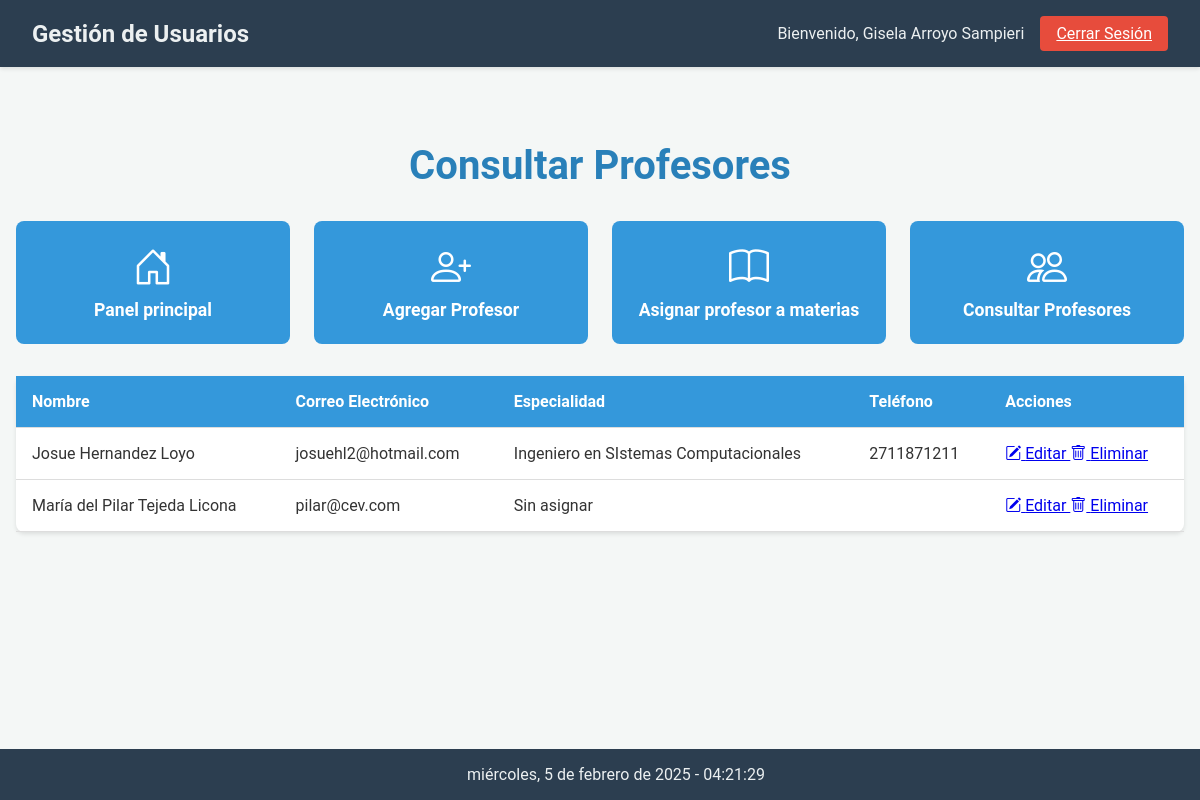
Screenshot of /Director/consultar_profesores.php (signed in) with the database file from the repository.
### tables this page shows
CREATE TABLE `profesores` (
  `profesor_id` int(11) NOT NULL,
  `usuario_id` int(11) NOT NULL,
  `especialidad` varchar(100) DEFAULT NULL,
  `telefono` varchar(15) DEFAULT NULL,
  `nivel_id` int(11) NOT NULL,
  `foto` varchar(255) DEFAULT NULL
);

CREATE TABLE `usuarios` (
  `usuario_id` int(11) NOT NULL,
  `nombre` varchar(100) NOT NULL,
  `correo` varchar(100) NOT NULL,
  `contrasena` varchar(255) NOT NULL,
  `rol_id` int(11) DEFAULT NULL,
  `fecha_creacion` timestamp NOT NULL DEFAULT current_timestamp()
);

### Director/consultar_profesores.php (the view, shortened to what this page needs)
<?php
$nombre_director = $_SESSION['nombre'];
require_once '../db.php';
try {
    $stmt = $pdo->prepare("SELECT p.profesor_id, u.nombre, u.correo, p.especialidad, p.telefono
                           FROM profesores p
                           JOIN usuarios u ON p.usuario_id = u.usuario_id");
    $stmt->execute();
    $profesores = $stmt->fetchAll(PDO::FETCH_ASSOC);
} catch (PDOException $e) {
    die("Error al obtener la lista de profesores: " . $e->getMessage());
}
?>
<!DOCTYPE html>
<html lang="es">
<head>
    <link rel="stylesheet" href="CSS/gestion_usuarios.css">
    <link href="https://cdn.jsdelivr.net/npm/bootstrap-icons/font/bootstrap-icons.css" rel="stylesheet">
</head>
<body>
    <header class="navbar">
        <div class="navbar-left">
            <span>Gestión de Usuarios</span>
        </div>
        <div class="navbar-right">
            <span>Bienvenido, <?php echo htmlspecialchars($nombre_director); ?></span>
            <a href="../logout.php" class="logout-button">Cerrar Sesión</a>
        </div>
    </header>
    <main class="main-container">
        <h1>Consultar Profesores</h1>
        <div class="button-container">
            <a href="dashboard_director.php" class="control-button">
                <i class="bi bi-house-door"></i>
                <span>Panel principal</span>
            </a>
            <a href="gestion_usuarios.php" class="control-button">
                <i class="bi bi-person-plus"></i>
                <span>Agregar Profesor</span>
            </a>
            <a href="asignar_profesor.php" class="control-button">
                <i class="bi bi-book"></i>
                <span>Asignar profesor a materias</span>
            </a>
            <a href="consultar_profesores.php" class="control-button">
                <i class="bi bi-people"></i>
                <span>Consultar Profesores</span>
            </a>
        </div>
        <table class="profesores-table">
            <thead>
                <tr>
                    <th>Nombre</th>
                    <th>Correo Electrónico</th>
                    <th>Especialidad</th>
                    <th>Teléfono</th>
                    <th>Acciones</th>
                </tr>
            </thead>
            <tbody>
                <?php if (count($profesores) > 0): ?>
                    <?php foreach ($profesores as $profesor): ?>
                        <tr>
                            <td><?php echo htmlspecialchars($profesor['nombre']); ?></td>
                            <td><?php echo htmlspecialchars($profesor['correo']); ?></td>
                            <td><?php echo htmlspecialchars($profesor['especialidad']); ?></td>
                            <td><?php echo htmlspecialchars($profesor['telefono']); ?></td>
                            <td>
                                <a href="editar_profesor.php?profesor_id=<?php echo $profesor['profesor_id']; ?>" class="btn-editar">
                                    <i class="bi bi-pencil-square"></i> Editar
                                </a>
                                <a href="eliminar_profesor.php?profesor_id=<?php echo $profesor['profesor_id']; ?>" class="btn-eliminar" onclick="return confirm('¿Estás seguro de que deseas eliminar este profesor?');">
                                    <i class="bi bi-trash"></i> Eliminar
                                </a>
                            </td>
                        </tr>
                    <?php endforeach; ?>
                <?php else: ?>
                    <tr>
                        <td colspan="5" class="no-data">No hay profesores registrados.</td>
                    </tr>
                <?php endif; ?>
            </tbody>
        </table>
    </main>
    <footer class="footer">
        <span id="fecha-hora"></span>
    </footer>
</body>
</html>

### Director/CSS/gestion_usuarios.css (style rules this page uses)
body { margin: 0; padding: 0; font-family: 'Roboto', sans-serif; background-color: #f4f7f6; color: #333; }
.navbar { display: flex; justify-content: space-between; align-items: center; background-color: #2c3e50; color: #ecf0f1; padding: 1rem 2rem; box-shadow: 0 2px 4px rgba(0, 0, 0, 0.1); }
.navbar-left span { font-size: 1.5rem; font-weight: bold; }
.navbar-right { display: flex; align-items: center; gap: 1rem; }
.navbar-right span { font-size: 1rem; }
.logout-button { background-color: #e74c3c; color: #fff; padding: 0.5rem 1rem; border: none; border-radius: 4px; font-size: 1rem; cursor: pointer; transition: background-color 0.3s ease; }
.main-container { max-width: 1200px; margin: 2rem auto; padding: 1rem; }
h1 { font-size: 2.5rem; color: #2980b9; text-align: center; margin-bottom: 2rem; }
.button-container { display: grid; grid-template-columns: repeat(auto-fit, minmax(200px, 1fr)); gap: 1.5rem; margin-bottom: 2rem; }
.control-button { display: flex; flex-direction: column; align-items: center; justify-content: center; background-color: #3498db; color: #fff; padding: 1.5rem; border-radius: 8px; text-decoration: none; transition: transform 0.3s ease, background-color 0.3s ease; }
.control-button i { font-size: 2.5rem; margin-bottom: 0.5rem; }
.control-button span { font-size: 1.1rem; font-weight: bold; }
.footer { text-align: center; background-color: #2c3e50; color: #ecf0f1; padding: 1rem; position: fixed; bottom: 0; width: 100%; }
.footer span { font-size: 1rem; }
.profesores-table { width: 100%; border-collapse: collapse; margin-top: 1.5rem; background-color: #fff; border-radius: 8px; box-shadow: 0 2px 4px rgba(0, 0, 0, 0.1); }
.profesores-table th, .profesores-table td { padding: 1rem; text-align: left; border-bottom: 1px solid #ddd; }
.profesores-table th { background-color: #3498db; color: #fff; font-weight: bold; }

### rows the page displays
profesores: usuario.nombre "Josue Hernandez Loyo", usuario.correo "josuehl2@hotmail.com", especialidad "Ingeniero en SIstemas Computacionales", telefono "2711871211"
profesores: usuario.nombre "María del Pilar Tejeda Licona", usuario.correo "pilar@cev.com", especialidad "Sin asignar"

### other values shown
$nombre_director "Gisela Arroyo Sampieri"
